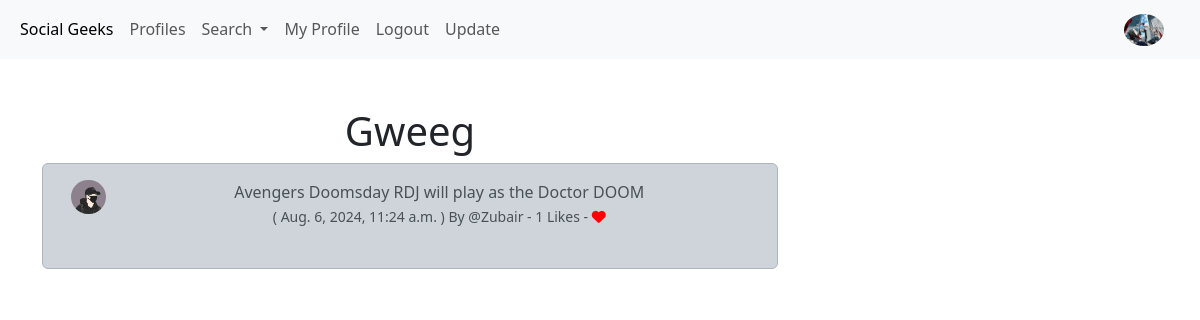
Page /show_gweek/4 (signed in) on the committed database.
### SocialGeek/models.py (models this page shows, shortened)
class Profile (models.Model)  :
    user =          models.OneToOneField(User , on_delete= models.CASCADE)
    follow =        models.ManyToManyField(
                                "self" ,
                                related_name="followed_by",     #"A query help to searcg nu later on "
                                symmetrical= False ,            #"if i  follow someone not necessart they follow me too"
                                blank= True ,                   # it is not neccsary that i have to follow any body
                                           )
    date_modified  =  models.DateTimeField(  auto_now= True)
    profile_image =  models.ImageField( null= True , blank= True , upload_to = "images/" )
    profile_bio=          models.CharField(max_length= 500  , null= True , blank= True)
    home_page_link     =  models.CharField(max_length= 100  , null= True , blank= True)
    facebook_link     =   models.CharField(max_length= 100  , null= True , blank= True)
    instagram_link    =   models.CharField(max_length= 100 , null= True , blank= True)
    linkedin_link    =    models.CharField(max_length= 100 , null= True , blank= True)

class Gweek (models.Model)  :
    user     =    models.ForeignKey(User , related_name="gweeks" ,on_delete= models.DO_NOTHING)
    body     =    models.CharField(max_length= 500 )
    created_at=   models.DateTimeField(auto_now_add=True )
    likes  =              models.ManyToManyField(User, blank= True , related_name="gweek_like")
    def number_of_like (self) :
        return self.likes.count()

### SocialGeek/views.py (the view)
# urls.py: path('show_gweek/<int:pk>',       views.show_gweek ,           name="show_gweek"),
def show_gweek (request , pk) :
     gweek =  get_object_or_404 (Gweek , id = pk )
     if gweek :
          return render (request , "show_gweek.html" ,  {"gweek": gweek})
     else :
          messages.error(request , ("The Gweek Doesnot Exists !"))
          return redirect ("home_page")

### SocialGeek/templates/show_gweek.html
{% extends "base.html" %}
{% load static %}
{% block content %}
<div class="container text-center">
    <div  class="row">
        <div class="col-8">
            <h1>Gweeg</h1>
                <div class="alert alert-dark" role="alert">
                    <div class="container">
                        <div  class="row">
                            <div class="col-1">
                                {% if  gweek.user.profile.profile_image %}
                                <img src="{{gweek.user.profile.profile_image.url}}" width ="200" height="200" class="img-fluid rounded-circle" alt="{{gweek.user.profile.profile_image.url}}">
                                {% else %}
                                    <img src= "{% static "images/default_pic.jpg" %}" class="img-fluid rounded-circle" width ="200" height="200" alt="Profile Image">
                                {% endif %}
                            </div>
                            <div class="col-11">
                                {{gweek.body}}  </br>
                                <small class ="text-mutated">
                                    ( {{gweek.created_at}} )  By @{{gweek.user.username}}
                                    - {{gweek.number_of_like}} Likes -
                                    {% if  user in gweek.likes.all %}
                                        <a href="{% url "gweek_like" gweek.id %}">
                                            <i  class="fa fa-heart" style="color:red"></i>
                                        </a>
                                    {% else %}
                                        <a href="{% url "gweek_like" gweek.id %}">
                                            <i  class="fa fa-heart-o" style="color:red"></i>
                                         </a>
                                    {% endif %}
                                </small>
                                <br><br>
                            </div>
                        </div>
                    </div>
                </div>
        </div>
        <div class="col-4">
    </div>
</div>
{% endblock content %}

### SocialGeek/templates/navbar.html (shortened to what this page needs)
{% load static %}
<nav class="navbar navbar-expand-lg bg-body-tertiary">
    <div class="container-fluid">
      <div class="collapse navbar-collapse" id="navbarSupportedContent">
        <ul class="navbar-nav me-auto mb-2 mb-lg-0">
          <li class="nav-item">
            <a class="nav-link active" aria-current="page" href="{%url 'home_page'%}">Social Geeks</a>
          </li>
          <li class="nav-item">
            <a class="nav-link" href="{% url "profile_list" %}">Profiles</a>
          </li>
          <li class="nav-item dropdown">
            <a class="nav-link dropdown-toggle" href="#" role="button" data-bs-toggle="dropdown" aria-expanded="false">
              Search
            </a>
          </li>
          {% if user.is_authenticated %}
              <li class="nav-item">
                <a class="nav-link" href="{% url 'profile'  request.user.id %}">My Profile</a>
              </li>
          {% endif %}
          {% if user.is_authenticated %}
              <li class="nav-item">
                <a class="nav-link" href="{% url 'logout_user'  %}">Logout</a>
              </li>
              <li class="nav-item">
                <a class="nav-link" href="{% url 'update_user'  %}">Update</a>
              </li>
          {% endif %}
        </ul>
      {% if user.is_authenticated %}
          <ul class ="navbar-nav ml-auto">
              <li class="nav-link navbar-brand">
                  <a href="{% url "profile" request.user.id %}">
                    {% if  user.profile.profile_image %}
                        <img src="{{user.profile.profile_image.url}}" width ="40" height="40" class="img-fluid rounded-circle" alt="{{user.profile.profile_image.url}}">
                    {% else %}
                        <img src= "{% static "images/default_pic.jpg" %}" class="img-fluid rounded-circle" width ="40" height="40" alt="Profile Image">
                    {% endif %}
                  </a>
              </li>
          </ul>
      {% endif %}
      </div>
    </div>
  </nav>

### rows in the picture
Gweek: body "Avengers Doomsday RDJ will play as the Doctor DOOM", created_at "Aug. 6, 2024, 11:24 a.m.", user.username "Zubair", number_of_like "1"
